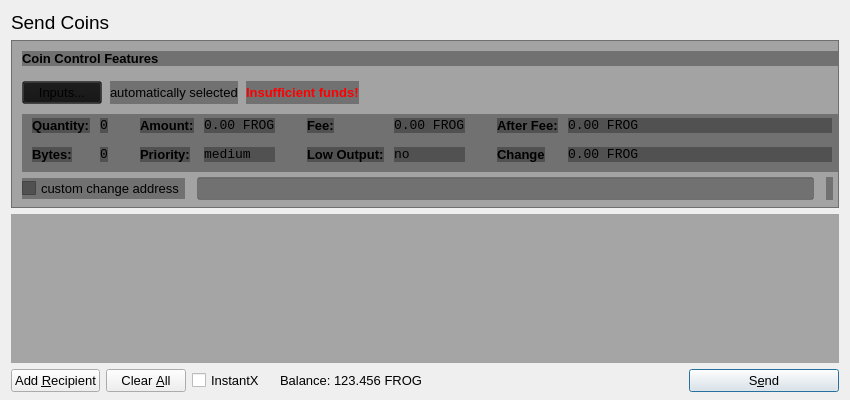
<?xml version="1.0" encoding="UTF-8"?>
<ui version="4.0">
 <class>SendCoinsDialog</class>
 <widget class="QDialog" name="SendCoinsDialog">
  <property name="geometry">
   <rect>
    <x>0</x>
    <y>0</y>
    <width>850</width>
    <height>400</height>
   </rect>
  </property>
  <property name="windowTitle">
   <string>Send Coins</string>
  </property>
  <property name="styleSheet">
   <string notr="true"/>
  </property>
  <layout class="QVBoxLayout" name="verticalLayout" stretch="0,0,1,0">
   <property name="bottomMargin">
    <number>8</number>
   </property>
   <item>
    <widget class="QLabel" name="label_2">
     <property name="font">
      <font>
       <pointsize>14</pointsize>
      </font>
     </property>
     <property name="text">
      <string>Send Coins</string>
     </property>
    </widget>
   </item>
   <item>
    <widget class="QFrame" name="frameCoinControl">
     <property name="sizePolicy">
      <sizepolicy hsizetype="Expanding" vsizetype="Expanding">
       <horstretch>0</horstretch>
       <verstretch>0</verstretch>
      </sizepolicy>
     </property>
     <property name="maximumSize">
      <size>
       <width>16777215</width>
       <height>16777215</height>
      </size>
     </property>
     <property name="styleSheet">
      <string notr="true">background: transparent;
background-color: rgb(20, 20, 20, 0.35);
</string>
     </property>
     <property name="frameShape">
      <enum>QFrame::StyledPanel</enum>
     </property>
     <property name="frameShadow">
      <enum>QFrame::Sunken</enum>
     </property>
     <layout class="QVBoxLayout" name="verticalLayoutCoinControl2">
      <property name="spacing">
       <number>6</number>
      </property>
      <property name="leftMargin">
       <number>0</number>
      </property>
      <property name="topMargin">
       <number>0</number>
      </property>
      <property name="rightMargin">
       <number>0</number>
      </property>
      <property name="bottomMargin">
       <number>6</number>
      </property>
      <item>
       <layout class="QVBoxLayout" name="verticalLayoutCoinControl" stretch="0,0,0,0,1">
        <property name="spacing">
         <number>0</number>
        </property>
        <property name="leftMargin">
         <number>10</number>
        </property>
        <property name="topMargin">
         <number>10</number>
        </property>
        <item>
         <layout class="QHBoxLayout" name="horizontalLayoutCoinControl1">
          <property name="bottomMargin">
           <number>15</number>
          </property>
          <item>
           <widget class="QLabel" name="labelCoinControlFeatures">
            <property name="sizePolicy">
             <sizepolicy hsizetype="Preferred" vsizetype="Maximum">
              <horstretch>0</horstretch>
              <verstretch>0</verstretch>
             </sizepolicy>
            </property>
            <property name="font">
             <font>
              <pointsize>10</pointsize>
              <weight>75</weight>
              <bold>true</bold>
             </font>
            </property>
            <property name="styleSheet">
             <string notr="true">font-weight:bold;</string>
            </property>
            <property name="text">
             <string>Coin Control Features</string>
            </property>
           </widget>
          </item>
         </layout>
        </item>
        <item>
         <layout class="QHBoxLayout" name="horizontalLayoutCoinControl2" stretch="0,0,0,0">
          <property name="spacing">
           <number>8</number>
          </property>
          <property name="bottomMargin">
           <number>10</number>
          </property>
          <item>
           <widget class="QPushButton" name="pushButtonCoinControl">
            <property name="font">
             <font>
              <pointsize>10</pointsize>
             </font>
            </property>
            <property name="styleSheet">
             <string notr="true"/>
            </property>
            <property name="text">
             <string>Inputs...</string>
            </property>
           </widget>
          </item>
          <item>
           <widget class="QLabel" name="labelCoinControlAutomaticallySelected">
            <property name="font">
             <font>
              <pointsize>10</pointsize>
             </font>
            </property>
            <property name="text">
             <string>automatically selected</string>
            </property>
            <property name="margin">
             <number>5</number>
            </property>
           </widget>
          </item>
          <item>
           <widget class="QLabel" name="labelCoinControlInsuffFunds">
            <property name="font">
             <font>
              <pointsize>10</pointsize>
              <weight>75</weight>
              <bold>true</bold>
             </font>
            </property>
            <property name="styleSheet">
             <string notr="true">color:red;font-weight:bold;</string>
            </property>
            <property name="text">
             <string>Insufficient funds!</string>
            </property>
            <property name="margin">
             <number>5</number>
            </property>
           </widget>
          </item>
          <item>
           <spacer name="horizontalSpacerCoinControl">
            <property name="orientation">
             <enum>Qt::Horizontal</enum>
            </property>
            <property name="sizeHint" stdset="0">
             <size>
              <width>40</width>
              <height>1</height>
             </size>
            </property>
           </spacer>
          </item>
         </layout>
        </item>
        <item>
         <widget class="QWidget" name="widgetCoinControl" native="true">
          <property name="sizePolicy">
           <sizepolicy hsizetype="Preferred" vsizetype="Preferred">
            <horstretch>0</horstretch>
            <verstretch>0</verstretch>
           </sizepolicy>
          </property>
          <property name="minimumSize">
           <size>
            <width>0</width>
            <height>0</height>
           </size>
          </property>
          <property name="styleSheet">
           <string notr="true"/>
          </property>
          <layout class="QHBoxLayout" name="horizontalLayoutCoinControl5">
           <property name="leftMargin">
            <number>0</number>
           </property>
           <property name="topMargin">
            <number>0</number>
           </property>
           <property name="rightMargin">
            <number>0</number>
           </property>
           <property name="bottomMargin">
            <number>0</number>
           </property>
           <item>
            <layout class="QHBoxLayout" name="horizontalLayoutCoinControl3" stretch="0,0,0,1">
             <property name="spacing">
              <number>20</number>
             </property>
             <property name="topMargin">
              <number>0</number>
             </property>
             <property name="bottomMargin">
              <number>10</number>
             </property>
             <item>
              <layout class="QFormLayout" name="formLayoutCoinControl1">
               <property name="horizontalSpacing">
                <number>10</number>
               </property>
               <property name="verticalSpacing">
                <number>14</number>
               </property>
               <property name="leftMargin">
                <number>10</number>
               </property>
               <property name="topMargin">
                <number>4</number>
               </property>
               <property name="rightMargin">
                <number>6</number>
               </property>
               <item row="0" column="0">
                <widget class="QLabel" name="labelCoinControlQuantityText">
                 <property name="font">
                  <font>
                   <pointsize>10</pointsize>
                   <weight>75</weight>
                   <bold>true</bold>
                  </font>
                 </property>
                 <property name="styleSheet">
                  <string notr="true">font-weight:bold;</string>
                 </property>
                 <property name="text">
                  <string>Quantity:</string>
                 </property>
                 <property name="margin">
                  <number>0</number>
                 </property>
                </widget>
               </item>
               <item row="0" column="1">
                <widget class="QLabel" name="labelCoinControlQuantity">
                 <property name="font">
                  <font>
                   <family>Monospace</family>
                   <pointsize>10</pointsize>
                  </font>
                 </property>
                 <property name="cursor">
                  <cursorShape>IBeamCursor</cursorShape>
                 </property>
                 <property name="contextMenuPolicy">
                  <enum>Qt::ActionsContextMenu</enum>
                 </property>
                 <property name="text">
                  <string>0</string>
                 </property>
                 <property name="margin">
                  <number>0</number>
                 </property>
                 <property name="textInteractionFlags">
                  <set>Qt::LinksAccessibleByMouse|Qt::TextSelectableByKeyboard|Qt::TextSelectableByMouse</set>
                 </property>
                </widget>
               </item>
               <item row="1" column="0">
                <widget class="QLabel" name="labelCoinControlBytesText">
                 <property name="font">
                  <font>
                   <pointsize>10</pointsize>
                   <weight>75</weight>
                   <bold>true</bold>
                  </font>
                 </property>
                 <property name="styleSheet">
                  <string notr="true">font-weight:bold;</string>
                 </property>
                 <property name="text">
                  <string>Bytes:</string>
                 </property>
                </widget>
               </item>
               <item row="1" column="1">
                <widget class="QLabel" name="labelCoinControlBytes">
                 <property name="font">
                  <font>
                   <family>Monospace</family>
                   <pointsize>10</pointsize>
                  </font>
                 </property>
                 <property name="cursor">
                  <cursorShape>IBeamCursor</cursorShape>
                 </property>
                 <property name="contextMenuPolicy">
                  <enum>Qt::ActionsContextMenu</enum>
                 </property>
                 <property name="text">
                  <string>0</string>
                 </property>
                 <property name="textInteractionFlags">
                  <set>Qt::LinksAccessibleByMouse|Qt::TextSelectableByKeyboard|Qt::TextSelectableByMouse</set>
                 </property>
                </widget>
               </item>
              </layout>
             </item>
             <item>
              <layout class="QFormLayout" name="formLayoutCoinControl2">
               <property name="horizontalSpacing">
                <number>10</number>
               </property>
               <property name="verticalSpacing">
                <number>14</number>
               </property>
               <property name="leftMargin">
                <number>6</number>
               </property>
               <property name="topMargin">
                <number>4</number>
               </property>
               <property name="rightMargin">
                <number>6</number>
               </property>
               <item row="0" column="0">
                <widget class="QLabel" name="labelCoinControlAmountText">
                 <property name="font">
                  <font>
                   <pointsize>10</pointsize>
                   <weight>75</weight>
                   <bold>true</bold>
                  </font>
                 </property>
                 <property name="styleSheet">
                  <string notr="true">font-weight:bold;</string>
                 </property>
                 <property name="text">
                  <string>Amount:</string>
                 </property>
                 <property name="margin">
                  <number>0</number>
                 </property>
                </widget>
               </item>
               <item row="0" column="1">
                <widget class="QLabel" name="labelCoinControlAmount">
                 <property name="font">
                  <font>
                   <family>Monospace</family>
                   <pointsize>10</pointsize>
                  </font>
                 </property>
                 <property name="cursor">
                  <cursorShape>IBeamCursor</cursorShape>
                 </property>
                 <property name="contextMenuPolicy">
                  <enum>Qt::ActionsContextMenu</enum>
                 </property>
                 <property name="text">
                  <string>0.00 FROG</string>
                 </property>
                 <property name="textInteractionFlags">
                  <set>Qt::LinksAccessibleByMouse|Qt::TextSelectableByKeyboard|Qt::TextSelectableByMouse</set>
                 </property>
                </widget>
               </item>
               <item row="1" column="0">
                <widget class="QLabel" name="labelCoinControlPriorityText">
                 <property name="font">
                  <font>
                   <pointsize>10</pointsize>
                   <weight>75</weight>
                   <bold>true</bold>
                  </font>
                 </property>
                 <property name="styleSheet">
                  <string notr="true">font-weight:bold;</string>
                 </property>
                 <property name="text">
                  <string>Priority:</string>
                 </property>
                </widget>
               </item>
               <item row="1" column="1">
                <widget class="QLabel" name="labelCoinControlPriority">
                 <property name="font">
                  <font>
                   <family>Monospace</family>
                   <pointsize>10</pointsize>
                  </font>
                 </property>
                 <property name="cursor">
                  <cursorShape>IBeamCursor</cursorShape>
                 </property>
                 <property name="contextMenuPolicy">
                  <enum>Qt::ActionsContextMenu</enum>
                 </property>
                 <property name="text">
                  <string>medium</string>
                 </property>
                 <property name="textInteractionFlags">
                  <set>Qt::LinksAccessibleByMouse|Qt::TextSelectableByKeyboard|Qt::TextSelectableByMouse</set>
                 </property>
                </widget>
               </item>
              </layout>
             </item>
             <item>
              <layout class="QFormLayout" name="formLayoutCoinControl3">
               <property name="horizontalSpacing">
                <number>10</number>
               </property>
               <property name="verticalSpacing">
                <number>14</number>
               </property>
               <property name="leftMargin">
                <number>6</number>
               </property>
               <property name="topMargin">
                <number>4</number>
               </property>
               <property name="rightMargin">
                <number>6</number>
               </property>
               <item row="0" column="0">
                <widget class="QLabel" name="labelCoinControlFeeText">
                 <property name="font">
                  <font>
                   <pointsize>10</pointsize>
                   <weight>75</weight>
                   <bold>true</bold>
                  </font>
                 </property>
                 <property name="styleSheet">
                  <string notr="true">font-weight:bold;</string>
                 </property>
                 <property name="text">
                  <string>Fee:</string>
                 </property>
                 <property name="margin">
                  <number>0</number>
                 </property>
                </widget>
               </item>
               <item row="0" column="1">
                <widget class="QLabel" name="labelCoinControlFee">
                 <property name="font">
                  <font>
                   <family>Monospace</family>
                   <pointsize>10</pointsize>
                  </font>
                 </property>
                 <property name="cursor">
                  <cursorShape>IBeamCursor</cursorShape>
                 </property>
                 <property name="contextMenuPolicy">
                  <enum>Qt::ActionsContextMenu</enum>
                 </property>
                 <property name="text">
                  <string>0.00 FROG</string>
                 </property>
                 <property name="textInteractionFlags">
                  <set>Qt::LinksAccessibleByMouse|Qt::TextSelectableByKeyboard|Qt::TextSelectableByMouse</set>
                 </property>
                </widget>
               </item>
               <item row="1" column="0">
                <widget class="QLabel" name="labelCoinControlLowOutputText">
                 <property name="font">
                  <font>
                   <pointsize>10</pointsize>
                   <weight>75</weight>
                   <bold>true</bold>
                  </font>
                 </property>
                 <property name="styleSheet">
                  <string notr="true">font-weight:bold;</string>
                 </property>
                 <property name="text">
                  <string>Low Output:</string>
                 </property>
                </widget>
               </item>
               <item row="1" column="1">
                <widget class="QLabel" name="labelCoinControlLowOutput">
                 <property name="font">
                  <font>
                   <family>Monospace</family>
                   <pointsize>10</pointsize>
                  </font>
                 </property>
                 <property name="cursor">
                  <cursorShape>IBeamCursor</cursorShape>
                 </property>
                 <property name="contextMenuPolicy">
                  <enum>Qt::ActionsContextMenu</enum>
                 </property>
                 <property name="text">
                  <string>no</string>
                 </property>
                 <property name="textInteractionFlags">
                  <set>Qt::LinksAccessibleByMouse|Qt::TextSelectableByKeyboard|Qt::TextSelectableByMouse</set>
                 </property>
                </widget>
               </item>
              </layout>
             </item>
             <item>
              <layout class="QFormLayout" name="formLayoutCoinControl4">
               <property name="horizontalSpacing">
                <number>10</number>
               </property>
               <property name="verticalSpacing">
                <number>14</number>
               </property>
               <property name="leftMargin">
                <number>6</number>
               </property>
               <property name="topMargin">
                <number>4</number>
               </property>
               <property name="rightMargin">
                <number>6</number>
               </property>
               <item row="0" column="0">
                <widget class="QLabel" name="labelCoinControlAfterFeeText">
                 <property name="font">
                  <font>
                   <pointsize>10</pointsize>
                   <weight>75</weight>
                   <bold>true</bold>
                  </font>
                 </property>
                 <property name="styleSheet">
                  <string notr="true">font-weight:bold;</string>
                 </property>
                 <property name="text">
                  <string>After Fee:</string>
                 </property>
                 <property name="margin">
                  <number>0</number>
                 </property>
                </widget>
               </item>
               <item row="0" column="1">
                <widget class="QLabel" name="labelCoinControlAfterFee">
                 <property name="font">
                  <font>
                   <family>Monospace</family>
                   <pointsize>10</pointsize>
                  </font>
                 </property>
                 <property name="cursor">
                  <cursorShape>IBeamCursor</cursorShape>
                 </property>
                 <property name="contextMenuPolicy">
                  <enum>Qt::ActionsContextMenu</enum>
                 </property>
                 <property name="text">
                  <string>0.00 FROG</string>
                 </property>
                 <property name="textInteractionFlags">
                  <set>Qt::LinksAccessibleByMouse|Qt::TextSelectableByKeyboard|Qt::TextSelectableByMouse</set>
                 </property>
                </widget>
               </item>
               <item row="1" column="0">
                <widget class="QLabel" name="labelCoinControlChangeText">
                 <property name="font">
                  <font>
                   <pointsize>10</pointsize>
                   <weight>75</weight>
                   <bold>true</bold>
                  </font>
                 </property>
                 <property name="styleSheet">
                  <string notr="true">font-weight:bold;</string>
                 </property>
                 <property name="text">
                  <string>Change</string>
                 </property>
                </widget>
               </item>
               <item row="1" column="1">
                <widget class="QLabel" name="labelCoinControlChange">
                 <property name="font">
                  <font>
                   <family>Monospace</family>
                   <pointsize>10</pointsize>
                  </font>
                 </property>
                 <property name="cursor">
                  <cursorShape>IBeamCursor</cursorShape>
                 </property>
                 <property name="contextMenuPolicy">
                  <enum>Qt::ActionsContextMenu</enum>
                 </property>
                 <property name="text">
                  <string>0.00 FROG</string>
                 </property>
                 <property name="textInteractionFlags">
                  <set>Qt::LinksAccessibleByMouse|Qt::TextSelectableByKeyboard|Qt::TextSelectableByMouse</set>
                 </property>
                </widget>
               </item>
              </layout>
             </item>
            </layout>
           </item>
          </layout>
         </widget>
        </item>
        <item>
         <layout class="QHBoxLayout" name="horizontalLayoutCoinControl4" stretch="0,0,0">
          <property name="spacing">
           <number>12</number>
          </property>
          <property name="sizeConstraint">
           <enum>QLayout::SetDefaultConstraint</enum>
          </property>
          <property name="topMargin">
           <number>5</number>
          </property>
          <property name="rightMargin">
           <number>5</number>
          </property>
          <item>
           <widget class="QCheckBox" name="checkBoxCoinControlChange">
            <property name="font">
             <font>
              <pointsize>10</pointsize>
             </font>
            </property>
            <property name="text">
             <string>custom change address</string>
            </property>
           </widget>
          </item>
          <item>
           <widget class="QLineEdit" name="lineEditCoinControlChange">
            <property name="enabled">
             <bool>false</bool>
            </property>
            <property name="sizePolicy">
             <sizepolicy hsizetype="Expanding" vsizetype="Fixed">
              <horstretch>0</horstretch>
              <verstretch>0</verstretch>
             </sizepolicy>
            </property>
            <property name="font">
             <font>
              <pointsize>10</pointsize>
             </font>
            </property>
           </widget>
          </item>
          <item>
           <widget class="QLabel" name="labelCoinControlChangeLabel">
            <property name="sizePolicy">
             <sizepolicy hsizetype="Preferred" vsizetype="Expanding">
              <horstretch>0</horstretch>
              <verstretch>0</verstretch>
             </sizepolicy>
            </property>
            <property name="minimumSize">
             <size>
              <width>0</width>
              <height>0</height>
             </size>
            </property>
            <property name="text">
             <string/>
            </property>
            <property name="margin">
             <number>3</number>
            </property>
           </widget>
          </item>
         </layout>
        </item>
        <item>
         <spacer name="verticalSpacerCoinControl">
          <property name="orientation">
           <enum>Qt::Vertical</enum>
          </property>
          <property name="sizeHint" stdset="0">
           <size>
            <width>800</width>
            <height>1</height>
           </size>
          </property>
         </spacer>
        </item>
       </layout>
      </item>
     </layout>
    </widget>
   </item>
   <item>
    <widget class="QScrollArea" name="scrollArea">
     <property name="styleSheet">
      <string notr="true">background: transparent;
background-color: rgb(20, 20, 20, 0.19);
</string>
     </property>
     <property name="widgetResizable">
      <bool>true</bool>
     </property>
     <widget class="QWidget" name="scrollAreaWidgetContents">
      <property name="geometry">
       <rect>
        <x>0</x>
        <y>0</y>
        <width>830</width>
        <height>133</height>
       </rect>
      </property>
      <layout class="QVBoxLayout" name="verticalLayout_2">
       <property name="leftMargin">
        <number>0</number>
       </property>
       <property name="topMargin">
        <number>0</number>
       </property>
       <property name="rightMargin">
        <number>0</number>
       </property>
       <property name="bottomMargin">
        <number>0</number>
       </property>
       <item>
        <layout class="QVBoxLayout" name="entries">
         <property name="spacing">
          <number>6</number>
         </property>
        </layout>
       </item>
       <item>
        <spacer name="verticalSpacer">
         <property name="orientation">
          <enum>Qt::Vertical</enum>
         </property>
         <property name="sizeHint" stdset="0">
          <size>
           <width>20</width>
           <height>40</height>
          </size>
         </property>
        </spacer>
       </item>
      </layout>
     </widget>
    </widget>
   </item>
   <item>
    <layout class="QHBoxLayout" name="horizontalLayout">
     <item>
      <widget class="QPushButton" name="addButton">
       <property name="font">
        <font>
         <pointsize>10</pointsize>
        </font>
       </property>
       <property name="toolTip">
        <string>Send to multiple recipients at once</string>
       </property>
       <property name="text">
        <string>Add &amp;Recipient</string>
       </property>
       <property name="autoDefault">
        <bool>false</bool>
       </property>
      </widget>
     </item>
     <item>
      <widget class="QPushButton" name="clearButton">
       <property name="sizePolicy">
        <sizepolicy hsizetype="Minimum" vsizetype="Fixed">
         <horstretch>0</horstretch>
         <verstretch>0</verstretch>
        </sizepolicy>
       </property>
       <property name="font">
        <font>
         <pointsize>10</pointsize>
        </font>
       </property>
       <property name="toolTip">
        <string>Remove all transaction fields</string>
       </property>
       <property name="text">
        <string>Clear &amp;All</string>
       </property>
       <property name="autoRepeatDelay">
        <number>300</number>
       </property>
       <property name="autoDefault">
        <bool>false</bool>
       </property>
      </widget>
     </item>
     <item>
      <layout class="QHBoxLayout" name="horizontalLayout_2">
       <property name="spacing">
        <number>3</number>
       </property>
       <item>
        <widget class="QCheckBox" name="checkInstantX">
         <property name="enabled">
          <bool>true</bool>
         </property>
         <property name="minimumSize">
          <size>
           <width>85</width>
           <height>0</height>
          </size>
         </property>
         <property name="font">
          <font>
           <pointsize>10</pointsize>
          </font>
         </property>
         <property name="styleSheet">
          <string notr="true"/>
         </property>
         <property name="text">
          <string>InstantX</string>
         </property>
        </widget>
       </item>
       <item>
        <widget class="QLabel" name="label">
         <property name="sizePolicy">
          <sizepolicy hsizetype="Preferred" vsizetype="Fixed">
           <horstretch>0</horstretch>
           <verstretch>0</verstretch>
          </sizepolicy>
         </property>
         <property name="font">
          <font>
           <pointsize>10</pointsize>
          </font>
         </property>
         <property name="styleSheet">
          <string notr="true"/>
         </property>
         <property name="text">
          <string>Balance:</string>
         </property>
        </widget>
       </item>
       <item>
        <widget class="QLabel" name="labelBalance">
         <property name="sizePolicy">
          <sizepolicy hsizetype="Preferred" vsizetype="Fixed">
           <horstretch>0</horstretch>
           <verstretch>0</verstretch>
          </sizepolicy>
         </property>
         <property name="font">
          <font>
           <pointsize>10</pointsize>
          </font>
         </property>
         <property name="cursor">
          <cursorShape>IBeamCursor</cursorShape>
         </property>
         <property name="styleSheet">
          <string notr="true"/>
         </property>
         <property name="text">
          <string>123.456 FROG</string>
         </property>
         <property name="textInteractionFlags">
          <set>Qt::LinksAccessibleByMouse|Qt::TextSelectableByKeyboard|Qt::TextSelectableByMouse</set>
         </property>
        </widget>
       </item>
      </layout>
     </item>
     <item>
      <spacer name="horizontalSpacer">
       <property name="orientation">
        <enum>Qt::Horizontal</enum>
       </property>
       <property name="sizeHint" stdset="0">
        <size>
         <width>40</width>
         <height>20</height>
        </size>
       </property>
      </spacer>
     </item>
     <item>
      <widget class="QPushButton" name="sendButton">
       <property name="minimumSize">
        <size>
         <width>150</width>
         <height>0</height>
        </size>
       </property>
       <property name="font">
        <font>
         <pointsize>10</pointsize>
        </font>
       </property>
       <property name="toolTip">
        <string>Confirm the send action</string>
       </property>
       <property name="text">
        <string>S&amp;end</string>
       </property>
       <property name="icon">
        <iconset resource="../bitcoin.qrc">
         <normaloff>:/icons/send</normaloff>:/icons/send</iconset>
       </property>
       <property name="default">
        <bool>true</bool>
       </property>
      </widget>
     </item>
    </layout>
   </item>
  </layout>
 </widget>
 <resources>
  <include location="../bitcoin.qrc"/>
 </resources>
 <connections/>
</ui>
